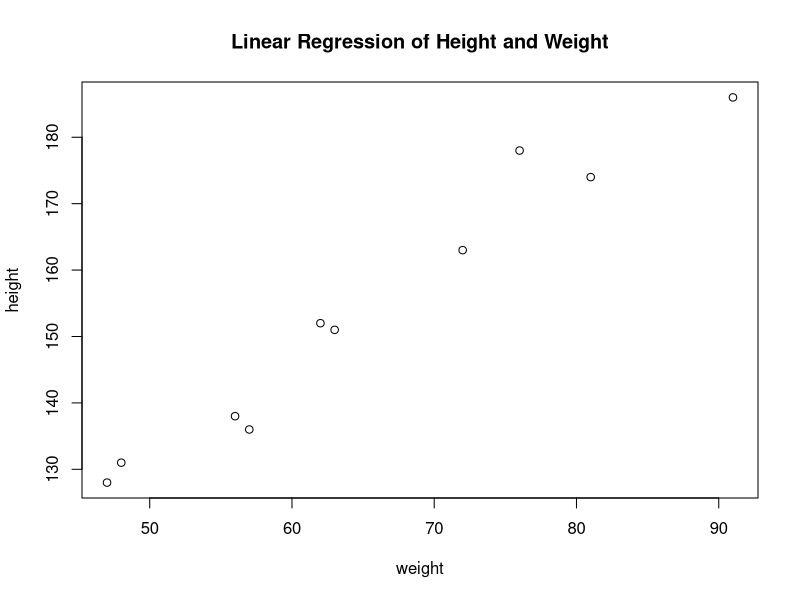

Write R code to recreate this figure.
# Linear regression example from RUNOOB.com
# https://www.runoob.com/r/r-linear-regression.html

# Data
height=c(151,174,138,186,128,136,178,163,152,131)
weight=c(63,81,56,91,47,57,76,72,62,48)

# Linear regression with Preset syntax
relation=lm(weight~height)
print(relation)

# Summary
print(summary(relation))

# Graphing
plot(weight,height,main="Linear Regression of Height and Weight")
